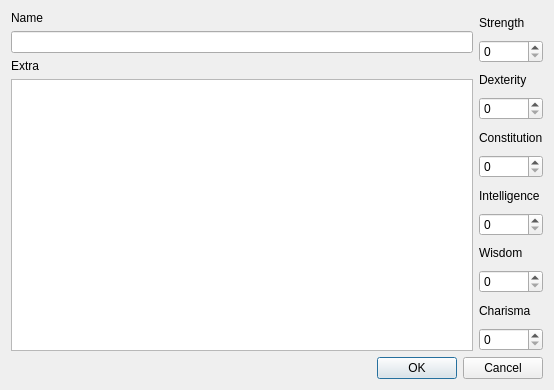
<?xml version="1.0" encoding="UTF-8"?>
<ui version="4.0">
 <class>Dialog</class>
 <widget class="QDialog" name="Dialog">
  <property name="geometry">
   <rect>
    <x>0</x>
    <y>0</y>
    <width>554</width>
    <height>390</height>
   </rect>
  </property>
  <property name="minimumSize">
   <size>
    <width>0</width>
    <height>0</height>
   </size>
  </property>
  <property name="maximumSize">
   <size>
    <width>55555</width>
    <height>5555</height>
   </size>
  </property>
  <property name="windowTitle">
   <string>Edit Item</string>
  </property>
  <layout class="QVBoxLayout" name="verticalLayout">
   <item>
    <layout class="QHBoxLayout" name="horizontalLayout">
     <item>
      <layout class="QVBoxLayout" name="verticalLayout_2">
       <item>
        <widget class="QLabel" name="label_7">
         <property name="text">
          <string>Name</string>
         </property>
        </widget>
       </item>
       <item>
        <widget class="QLineEdit" name="name"/>
       </item>
       <item>
        <widget class="QLabel" name="label_8">
         <property name="text">
          <string>Extra</string>
         </property>
        </widget>
       </item>
       <item>
        <widget class="QPlainTextEdit" name="extra"/>
       </item>
      </layout>
     </item>
     <item>
      <layout class="QVBoxLayout" name="verticalLayout_3">
       <item>
        <widget class="QLabel" name="label">
         <property name="text">
          <string>Strength</string>
         </property>
        </widget>
       </item>
       <item>
        <widget class="QSpinBox" name="strength"/>
       </item>
       <item>
        <widget class="QLabel" name="label_2">
         <property name="text">
          <string>Dexterity</string>
         </property>
        </widget>
       </item>
       <item>
        <widget class="QSpinBox" name="dexterity"/>
       </item>
       <item>
        <widget class="QLabel" name="label_3">
         <property name="text">
          <string>Constitution</string>
         </property>
        </widget>
       </item>
       <item>
        <widget class="QSpinBox" name="constitution"/>
       </item>
       <item>
        <widget class="QLabel" name="label_4">
         <property name="text">
          <string>Intelligence</string>
         </property>
        </widget>
       </item>
       <item>
        <widget class="QSpinBox" name="intelligence"/>
       </item>
       <item>
        <widget class="QLabel" name="label_5">
         <property name="text">
          <string>Wisdom</string>
         </property>
        </widget>
       </item>
       <item>
        <widget class="QSpinBox" name="wisdom"/>
       </item>
       <item>
        <widget class="QLabel" name="label_6">
         <property name="text">
          <string>Charisma</string>
         </property>
        </widget>
       </item>
       <item>
        <widget class="QSpinBox" name="charisma"/>
       </item>
      </layout>
     </item>
    </layout>
   </item>
   <item>
    <widget class="QDialogButtonBox" name="buttonBox">
     <property name="orientation">
      <enum>Qt::Orientation::Horizontal</enum>
     </property>
     <property name="standardButtons">
      <set>QDialogButtonBox::StandardButton::Cancel|QDialogButtonBox::StandardButton::Ok</set>
     </property>
    </widget>
   </item>
  </layout>
 </widget>
 <resources/>
 <connections>
  <connection>
   <sender>buttonBox</sender>
   <signal>accepted()</signal>
   <receiver>Dialog</receiver>
   <slot>accept()</slot>
   <hints>
    <hint type="sourcelabel">
     <x>248</x>
     <y>254</y>
    </hint>
    <hint type="destinationlabel">
     <x>157</x>
     <y>274</y>
    </hint>
   </hints>
  </connection>
  <connection>
   <sender>buttonBox</sender>
   <signal>rejected()</signal>
   <receiver>Dialog</receiver>
   <slot>reject()</slot>
   <hints>
    <hint type="sourcelabel">
     <x>316</x>
     <y>260</y>
    </hint>
    <hint type="destinationlabel">
     <x>286</x>
     <y>274</y>
    </hint>
   </hints>
  </connection>
 </connections>
</ui>
